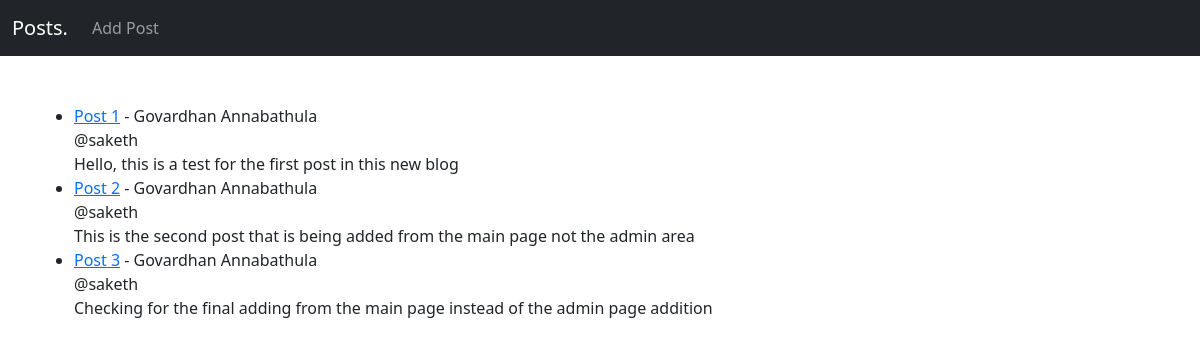
The app's page /, older data.
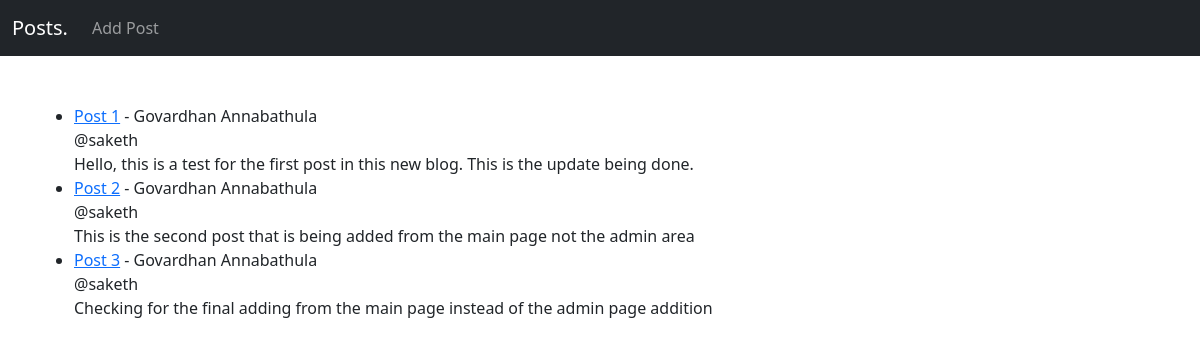
The same page, newer data.
### startBlog/models.py (models this page shows, shortened)
class Post(models.Model):
    title = models.CharField(max_length=255)
    author = models.ForeignKey(User, on_delete=models.CASCADE) #If user is deleted then this removes all the posts from the user
    body = models.TextField()

### startBlog/views.py (the view)
# urls.py: path('', HomeView.as_view(), name="home"), #using the class views
class HomeView(ListView):
    model = Post
    template_name = 'home.html'

### startBlog/templates/home.html
{%  extends 'base.html' %}
{%  block content    %}
<br>
<ul>
{% for post in object_list %}
    <li><a href="{% url 'post-detail' post.pk %}">{{  post.title }}</a> - {{  post.author.first_name }} {{  post.author.last_name }} <br/>
        @{{  post.author }} <br/>
    {{  post.body   }}</li>
{% endfor %}
</ul>
{%  endblock    %}

Row changes from the older to the newer data that the page shows:
changed Post "Post 1": body "Hello, this is a test for the first post in this new blog" → "Hello, this is a test for the first post in this new blog. This is the update being done."
